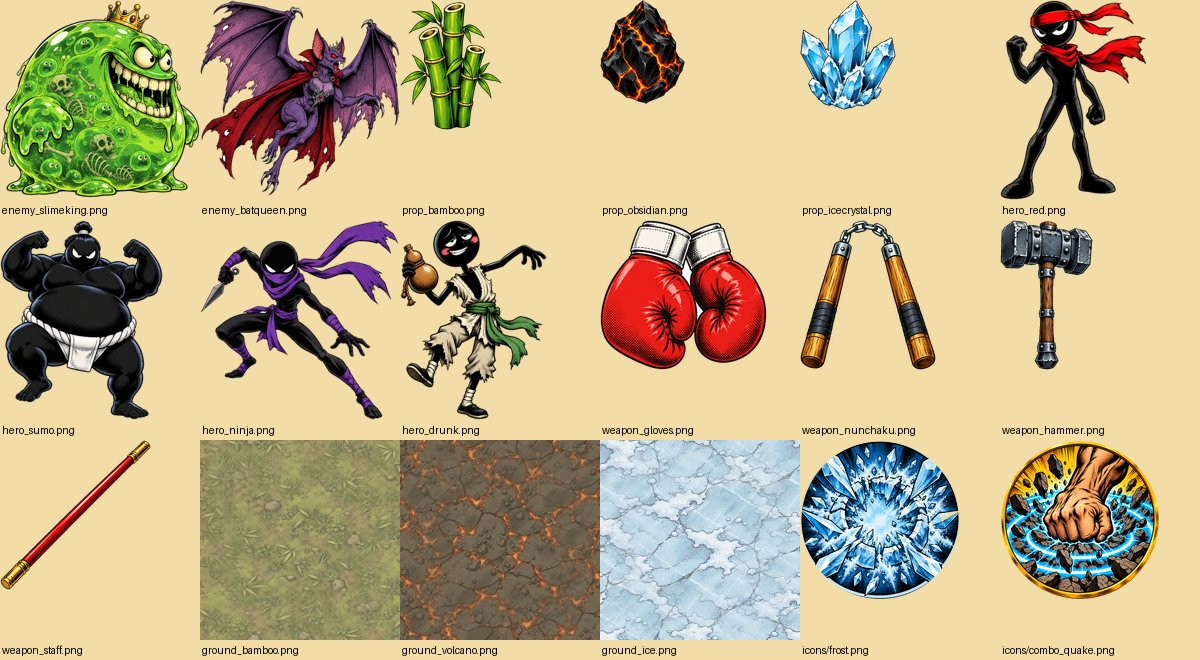

Write Python code to recreate this figure.

import os
from PIL import Image, ImageDraw
d=r"D:\ugc-ai\ports\stickbonk\src\art"
fs=[f for f in ["enemy_slimeking.png","enemy_batqueen.png","prop_bamboo.png","prop_obsidian.png","prop_icecrystal.png","hero_red.png","hero_sumo.png","hero_ninja.png","hero_drunk.png","weapon_gloves.png","weapon_nunchaku.png","weapon_hammer.png","weapon_staff.png","ground_bamboo.png","ground_volcano.png","ground_ice.png","icons/frost.png","icons/combo_quake.png"]]
W=200;cols=6;rows=3
sh=Image.new('RGB',(W*cols,(W+20)*rows),(242,220,168))
dr=ImageDraw.Draw(sh)
for i,f in enumerate(fs):
    im=Image.open(os.path.join(d,f)).convert('RGBA');im.thumbnail((W,W))
    x,y=(i%cols)*W,(i//cols)*(W+20)
    sh.paste(im,(x,y),im);dr.text((x+2,y+W+4),f,fill='black')
sh.save(r"D:\ugc-ai\ports\stickbonk\tools\sheet2.jpg",quality=85)
